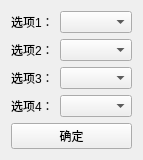
<?xml version="1.0" encoding="UTF-8"?>
<ui version="4.0">
 <class>ChoicesSelectionWidget</class>
 <widget class="QWidget" name="ChoicesSelectionWidget">
  <property name="geometry">
   <rect>
    <x>0</x>
    <y>0</y>
    <width>137</width>
    <height>156</height>
   </rect>
  </property>
  <property name="windowTitle">
   <string>ChoicesSelectionWidget</string>
  </property>
  <layout class="QVBoxLayout" name="verticalLayout">
   <item>
    <layout class="QFormLayout" name="formLayout">
     <item row="0" column="0">
      <widget class="QLabel" name="lb_Choices1">
       <property name="text">
        <string>选项1：</string>
       </property>
      </widget>
     </item>
     <item row="0" column="1">
      <widget class="QComboBox" name="cb_Choices1"/>
     </item>
     <item row="1" column="0">
      <widget class="QLabel" name="lb_Choices2">
       <property name="text">
        <string>选项2：</string>
       </property>
      </widget>
     </item>
     <item row="1" column="1">
      <widget class="QComboBox" name="cb_Choices2"/>
     </item>
     <item row="2" column="0">
      <widget class="QLabel" name="lb_Choices3">
       <property name="text">
        <string>选项3：</string>
       </property>
      </widget>
     </item>
     <item row="2" column="1">
      <widget class="QComboBox" name="cb_Choices3"/>
     </item>
     <item row="3" column="0">
      <widget class="QLabel" name="lb_Choices4">
       <property name="text">
        <string>选项4：</string>
       </property>
      </widget>
     </item>
     <item row="3" column="1">
      <widget class="QComboBox" name="cb_Choices4"/>
     </item>
    </layout>
   </item>
   <item>
    <widget class="QPushButton" name="pb_OK">
     <property name="text">
      <string>确定</string>
     </property>
    </widget>
   </item>
  </layout>
 </widget>
 <layoutdefault spacing="6" margin="11"/>
 <resources/>
 <connections/>
</ui>
